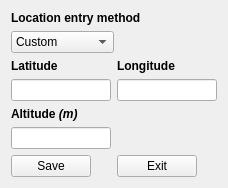
<?xml version="1.0" encoding="UTF-8"?>
<ui version="4.0">
 <class>Dialog</class>
 <widget class="QDialog" name="Dialog">
  <property name="minimumSize">
   <size>
    <width>227</width>
    <height>184</height>
   </size>
  </property>
  <property name="font">
   <font>
    <family>Segoe UI</family>
   </font>
  </property>
  <property name="windowTitle">
   <string>Location Settings</string>
  </property>
  <layout class="QFormLayout" name="formLayout">
   <item row="0" column="0" colspan="2">
    <layout class="QVBoxLayout" name="verticalLayout">
     <item>
      <widget class="QLabel" name="label_4">
       <property name="sizePolicy">
        <sizepolicy hsizetype="Maximum" vsizetype="Preferred">
         <horstretch>0</horstretch>
         <verstretch>0</verstretch>
        </sizepolicy>
       </property>
       <property name="text">
        <string>&lt;html&gt;&lt;head/&gt;&lt;body&gt;&lt;p&gt;&lt;span style=&quot; font-weight:600;&quot;&gt;Location entry method&lt;/span&gt;&lt;/p&gt;&lt;/body&gt;&lt;/html&gt;</string>
       </property>
      </widget>
     </item>
     <item>
      <widget class="QComboBox" name="locationTypeChoose">
       <property name="sizePolicy">
        <sizepolicy hsizetype="Maximum" vsizetype="Fixed">
         <horstretch>0</horstretch>
         <verstretch>0</verstretch>
        </sizepolicy>
       </property>
       <property name="cursor">
        <cursorShape>PointingHandCursor</cursorShape>
       </property>
       <item>
        <property name="text">
         <string>Custom</string>
        </property>
       </item>
       <item>
        <property name="text">
         <string>Google Maps</string>
        </property>
       </item>
      </widget>
     </item>
    </layout>
   </item>
   <item row="1" column="0" colspan="2">
    <layout class="QHBoxLayout" name="horizontalLayout">
     <item>
      <layout class="QVBoxLayout" name="verticalLayout_2">
       <item>
        <widget class="QLabel" name="label">
         <property name="sizePolicy">
          <sizepolicy hsizetype="Maximum" vsizetype="Preferred">
           <horstretch>0</horstretch>
           <verstretch>0</verstretch>
          </sizepolicy>
         </property>
         <property name="text">
          <string>&lt;html&gt;&lt;head/&gt;&lt;body&gt;&lt;p&gt;&lt;span style=&quot; font-weight:600;&quot;&gt;Latitude&lt;/span&gt;&lt;/p&gt;&lt;/body&gt;&lt;/html&gt;</string>
         </property>
        </widget>
       </item>
       <item>
        <widget class="QLineEdit" name="latEntry">
         <property name="enabled">
          <bool>true</bool>
         </property>
         <property name="sizePolicy">
          <sizepolicy hsizetype="Expanding" vsizetype="Fixed">
           <horstretch>0</horstretch>
           <verstretch>0</verstretch>
          </sizepolicy>
         </property>
         <property name="maximumSize">
          <size>
           <width>100</width>
           <height>16777215</height>
          </size>
         </property>
        </widget>
       </item>
      </layout>
     </item>
     <item>
      <layout class="QVBoxLayout" name="verticalLayout_3">
       <item>
        <widget class="QLabel" name="label_2">
         <property name="text">
          <string>&lt;html&gt;&lt;head/&gt;&lt;body&gt;&lt;p&gt;&lt;span style=&quot; font-weight:600;&quot;&gt;Longitude&lt;/span&gt;&lt;/p&gt;&lt;/body&gt;&lt;/html&gt;</string>
         </property>
        </widget>
       </item>
       <item>
        <widget class="QLineEdit" name="lonEntry">
         <property name="enabled">
          <bool>true</bool>
         </property>
         <property name="maximumSize">
          <size>
           <width>100</width>
           <height>16777215</height>
          </size>
         </property>
        </widget>
       </item>
      </layout>
     </item>
    </layout>
   </item>
   <item row="2" column="0">
    <layout class="QVBoxLayout" name="verticalLayout_4">
     <item>
      <widget class="QLabel" name="label_3">
       <property name="sizePolicy">
        <sizepolicy hsizetype="Maximum" vsizetype="Preferred">
         <horstretch>0</horstretch>
         <verstretch>0</verstretch>
        </sizepolicy>
       </property>
       <property name="text">
        <string>&lt;html&gt;&lt;head/&gt;&lt;body&gt;&lt;p&gt;&lt;span style=&quot; font-weight:600;&quot;&gt;Altitude &lt;/span&gt;&lt;span style=&quot; font-weight:600; font-style:italic;&quot;&gt;(m)&lt;/span&gt;&lt;/p&gt;&lt;/body&gt;&lt;/html&gt;</string>
       </property>
      </widget>
     </item>
     <item>
      <widget class="QLineEdit" name="altEntry">
       <property name="enabled">
        <bool>true</bool>
       </property>
       <property name="sizePolicy">
        <sizepolicy hsizetype="Expanding" vsizetype="Fixed">
         <horstretch>0</horstretch>
         <verstretch>0</verstretch>
        </sizepolicy>
       </property>
       <property name="maximumSize">
        <size>
         <width>100</width>
         <height>16777215</height>
        </size>
       </property>
      </widget>
     </item>
    </layout>
   </item>
   <item row="3" column="0">
    <widget class="QPushButton" name="saveBtn">
     <property name="cursor">
      <cursorShape>PointingHandCursor</cursorShape>
     </property>
     <property name="text">
      <string>Save</string>
     </property>
     <property name="autoDefault">
      <bool>false</bool>
     </property>
    </widget>
   </item>
   <item row="3" column="1">
    <widget class="QPushButton" name="exitBtn">
     <property name="sizePolicy">
      <sizepolicy hsizetype="Fixed" vsizetype="Fixed">
       <horstretch>0</horstretch>
       <verstretch>0</verstretch>
      </sizepolicy>
     </property>
     <property name="cursor">
      <cursorShape>PointingHandCursor</cursorShape>
     </property>
     <property name="text">
      <string>Exit</string>
     </property>
     <property name="autoDefault">
      <bool>false</bool>
     </property>
    </widget>
   </item>
  </layout>
 </widget>
 <resources/>
 <connections/>
</ui>
